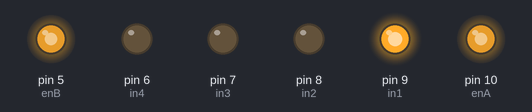
Recording of a sketch running on a simulated Arduino Uno, built with avr-gcc and run on an emulated ATmega328P. Shown: output pins drawn as LEDs (lit = HIGH).

Above: at 0.2 s.
Timing chart, 0 to 1.7 s (numbered marks = the images above):
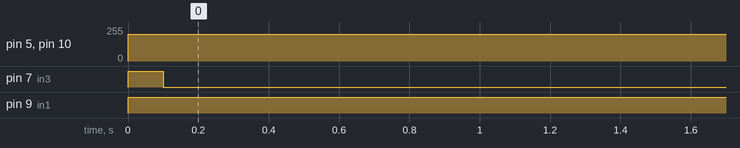

The sketch:

sketch_nov16b-searching.ino
```cpp
#include <Wire.h>
#include <BH1750.h>
BH1750 lightMeter;
int in1 = 9;
int in2 = 8;
int in3 = 7;
int in4 = 6;
int enA = 10;
int enB = 5;
bool flag = true;


void setup() {
  // put your setup code here, to run once:
  Serial.begin(9600);
  Wire.begin();
  pinMode(in1, OUTPUT);
  pinMode(in2, OUTPUT);
  pinMode(in3, OUTPUT);
  pinMode(in4, OUTPUT);
  pinMode(enA, OUTPUT);
  pinMode(enB, OUTPUT);

}

void loop() {
  // put your main code here, to run repeatedly:
if(flag){  forward();
flag=false;}
  delay(100);
  right();


}
void forward() {
      analogWrite(enA, 200);
    analogWrite(enB, 200);
 digitalWrite(in1, HIGH);
    digitalWrite(in2, LOW);
    digitalWrite(in3, HIGH);
    digitalWrite(in4, LOW);
}

void right() {
      analogWrite(enA, 200);
    analogWrite(enB, 200);
 digitalWrite(in1, HIGH);
    digitalWrite(in2, LOW);
    digitalWrite(in3, LOW);
    digitalWrite(in4, LOW);
    delay(3000);
    //forward();
}
void left() {
      analogWrite(enA, 200);
    analogWrite(enB, 200);
 digitalWrite(in1, LOW);
    digitalWrite(in2, LOW);
    digitalWrite(in3, HIGH);
    digitalWrite(in4, LOW);
    delay(3000);
    forward();
}
void backwards() {
      analogWrite(enA, 200);
    analogWrite(enB, 200);
 digitalWrite(in2, HIGH);
    digitalWrite(in1, LOW);
    digitalWrite(in4, HIGH);
    digitalWrite(in3, LOW);
}
```

Measured:
- by itself, pin 5 (enB), pin 10 (enA): 0/255 → 200/255 at 0.00 s
- by itself, pin 7 (in3): LOW → HIGH at 0.00 s, → LOW 0.10 s later
- by itself, pin 9 (in1): LOW → HIGH at 0.00 s
